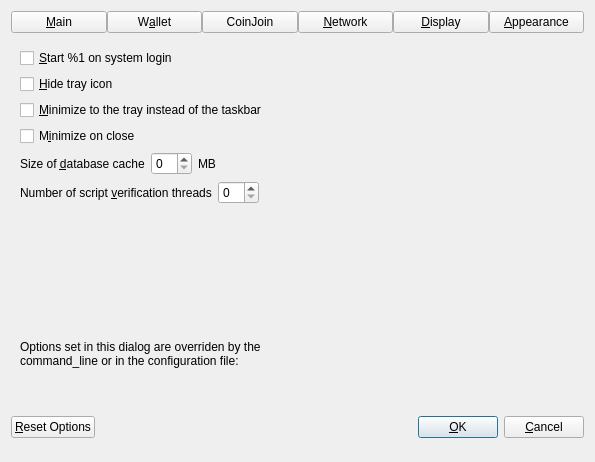
<?xml version="1.0" encoding="UTF-8"?>
<ui version="4.0">
 <class>OptionsDialog</class>
 <widget class="QDialog" name="OptionsDialog">
  <property name="geometry">
   <rect>
    <x>0</x>
    <y>0</y>
    <width>595</width>
    <height>462</height>
   </rect>
  </property>
  <property name="sizePolicy">
   <sizepolicy hsizetype="Fixed" vsizetype="Fixed">
    <horstretch>0</horstretch>
    <verstretch>0</verstretch>
   </sizepolicy>
  </property>
  <property name="windowTitle">
   <string>Options</string>
  </property>
  <property name="modal">
   <bool>true</bool>
  </property>
  <layout class="QVBoxLayout" name="verticalLayout">
   <item>
    <layout class="QHBoxLayout" name="horizontalLayout_Buttons_2">
     <property name="spacing">
      <number>0</number>
     </property>
     <property name="topMargin">
      <number>0</number>
     </property>
     <item>
      <widget class="QPushButton" name="btnMain">
       <property name="text">
        <string>&amp;Main</string>
       </property>
       <property name="checkable">
        <bool>true</bool>
       </property>
      </widget>
     </item>
     <item>
      <widget class="QPushButton" name="btnWallet">
       <property name="text">
        <string>W&amp;allet</string>
       </property>
       <property name="checkable">
        <bool>true</bool>
       </property>
      </widget>
     </item>
     <item>
      <widget class="QPushButton" name="btnCoinJoin">
       <property name="text">
        <string notr="true">CoinJoin</string>
       </property>
       <property name="checkable">
        <bool>true</bool>
       </property>
      </widget>
     </item>
     <item>
      <widget class="QPushButton" name="btnNetwork">
       <property name="text">
        <string>&amp;Network</string>
       </property>
       <property name="checkable">
        <bool>true</bool>
       </property>
      </widget>
     </item>
     <item>
      <widget class="QPushButton" name="btnDisplay">
       <property name="text">
        <string>&amp;Display</string>
       </property>
       <property name="checkable">
        <bool>true</bool>
       </property>
      </widget>
     </item>
     <item>
      <widget class="QPushButton" name="btnAppearance">
       <property name="text">
        <string>&amp;Appearance</string>
       </property>
       <property name="checkable">
        <bool>true</bool>
       </property>
      </widget>
     </item>
    </layout>
   </item>
   <item>
    <widget class="QStackedWidget" name="stackedWidgetOptions">
     <property name="minimumSize">
      <size>
       <width>0</width>
       <height>0</height>
      </size>
     </property>
     <property name="currentIndex">
      <number>0</number>
     </property>
     <widget class="QWidget" name="pageMain">
      <layout class="QVBoxLayout" name="verticalLayout_Main">
       <item>
        <widget class="QCheckBox" name="bitcoinAtStartup">
         <property name="toolTip">
          <string>Automatically start %1 after logging in to the system.</string>
         </property>
         <property name="text">
          <string>&amp;Start %1 on system login</string>
         </property>
        </widget>
       </item>
       <item>
        <widget class="QCheckBox" name="hideTrayIcon">
         <property name="toolTip">
          <string>Hide the icon from the system tray.</string>
         </property>
         <property name="text">
          <string>&amp;Hide tray icon</string>
         </property>
        </widget>
       </item>
       <item>
        <widget class="QCheckBox" name="minimizeToTray">
         <property name="toolTip">
          <string>Show only a tray icon after minimizing the window.</string>
         </property>
         <property name="text">
          <string>&amp;Minimize to the tray instead of the taskbar</string>
         </property>
        </widget>
       </item>
       <item>
        <widget class="QCheckBox" name="minimizeOnClose">
         <property name="toolTip">
          <string>Minimize instead of exit the application when the window is closed. When this option is enabled, the application will be closed only after selecting Exit in the menu.</string>
         </property>
         <property name="text">
          <string>M&amp;inimize on close</string>
         </property>
        </widget>
       </item>
       <item>
        <layout class="QHBoxLayout" name="horizontalLayout_2_Main">
         <item>
          <widget class="QLabel" name="databaseCacheLabel">
           <property name="text">
            <string>Size of &amp;database cache</string>
           </property>
           <property name="textFormat">
            <enum>Qt::PlainText</enum>
           </property>
           <property name="buddy">
            <cstring>databaseCache</cstring>
           </property>
          </widget>
         </item>
         <item>
          <widget class="QSpinBox" name="databaseCache"/>
         </item>
         <item>
          <widget class="QLabel" name="databaseCacheUnitLabel">
           <property name="text">
            <string>MB</string>
           </property>
           <property name="textFormat">
            <enum>Qt::PlainText</enum>
           </property>
          </widget>
         </item>
         <item>
          <spacer name="horizontalSpacer_2_Main">
           <property name="orientation">
            <enum>Qt::Horizontal</enum>
           </property>
           <property name="sizeHint" stdset="0">
            <size>
             <width>40</width>
             <height>20</height>
            </size>
           </property>
          </spacer>
         </item>
        </layout>
       </item>
       <item>
        <layout class="QHBoxLayout" name="horizontalLayout_3_Main">
         <item>
          <widget class="QLabel" name="threadsScriptVerifLabel">
           <property name="text">
            <string>Number of script &amp;verification threads</string>
           </property>
           <property name="textFormat">
            <enum>Qt::PlainText</enum>
           </property>
           <property name="buddy">
            <cstring>threadsScriptVerif</cstring>
           </property>
          </widget>
         </item>
         <item>
          <widget class="QSpinBox" name="threadsScriptVerif">
           <property name="toolTip">
            <string>(0 = auto, &lt;0 = leave that many cores free)</string>
           </property>
          </widget>
         </item>
         <item>
          <spacer name="horizontalSpacer_3_Main">
           <property name="orientation">
            <enum>Qt::Horizontal</enum>
           </property>
           <property name="sizeHint" stdset="0">
            <size>
             <width>40</width>
             <height>20</height>
            </size>
           </property>
          </spacer>
         </item>
        </layout>
       </item>
       <item>
        <spacer name="verticalSpacer_Main">
         <property name="orientation">
          <enum>Qt::Vertical</enum>
         </property>
         <property name="sizeHint" stdset="0">
          <size>
           <width>20</width>
           <height>40</height>
          </size>
         </property>
        </spacer>
       </item>
      </layout>
     </widget>
     <widget class="QWidget" name="pageWallet">
      <layout class="QVBoxLayout" name="verticalLayout_Wallet">
       <item>
        <layout class="QVBoxLayout" name="verticalLayout_2">
         <item>
          <widget class="QCheckBox" name="coinControlFeatures">
           <property name="toolTip">
            <string>Whether to show coin control features or not.</string>
           </property>
           <property name="text">
            <string>Enable coin &amp;control features</string>
           </property>
          </widget>
         </item>
         <item>
          <widget class="QCheckBox" name="showSmartnodesTab">
           <property name="toolTip">
            <string>Show additional tab listing all your smartnodes in first sub-tab&lt;br/&gt;and all smartnodes on the network in second sub-tab.</string>
           </property>
           <property name="text">
            <string>Show Smartnodes Tab</string>
           </property>
          </widget>
         </item>
         <item>
          <widget class="QCheckBox" name="spendZeroConfChange">
           <property name="toolTip">
            <string>If you disable the spending of unconfirmed change, the change from a transaction&lt;br/&gt;cannot be used until that transaction has at least one confirmation.&lt;br/&gt;This also affects how your balance is computed.</string>
           </property>
           <property name="text">
            <string>&amp;Spend unconfirmed change</string>
           </property>
          </widget>
         </item>
         <item>
          <widget class="QCheckBox" name="coinJoinEnabled">
           <property name="toolTip">
            <string>Show mixing interface on Overview screen and reveal an additional screen which allows to spend fully mixed coins only.&lt;br/&gt;A new tab with more settings will also appear in this dialog, please make sure to check them before mixing your coins.</string>
           </property>
           <property name="text">
            <string notr="true">Enable CoinJoin features</string>
           </property>
          </widget>
         </item>
         <item>
          <widget class="QCheckBox" name="hideToolbar">
           <property name="toolTip">
            <string>Automatic hide the toolbar menu interface</string>
           </property>
           <property name="text">
            <string>Auto hide toolbar menu</string>
           </property>
           <property name="tristate">
            <bool>false</bool>
           </property>
          </widget>
         </item>
        </layout>
       </item>
       <item>
        <spacer name="verticalSpacer_Wallet">
         <property name="orientation">
          <enum>Qt::Vertical</enum>
         </property>
         <property name="sizeHint" stdset="0">
          <size>
           <width>20</width>
           <height>40</height>
          </size>
         </property>
        </spacer>
       </item>
      </layout>
     </widget>
     <widget class="QWidget" name="pageCoinJoin">
      <layout class="QVBoxLayout" name="verticalLayout_4">
       <item>
        <widget class="QCheckBox" name="showAdvancedCJUI">
         <property name="toolTip">
          <string>Show additional information and buttons on overview screen.</string>
         </property>
         <property name="text">
          <string>Enable advanced interface</string>
         </property>
        </widget>
       </item>
       <item>
        <widget class="QCheckBox" name="showCoinJoinPopups">
         <property name="toolTip">
          <string>Show system popups for mixing transactions&lt;br/&gt;just like for all other transaction types.</string>
         </property>
         <property name="text">
          <string>Show popups for mixing transactions</string>
         </property>
        </widget>
       </item>
       <item>
        <widget class="QCheckBox" name="lowKeysWarning">
         <property name="toolTip">
          <string>Show warning dialog when the wallet has very low number of keys left.</string>
         </property>
         <property name="text">
          <string>Warn if the wallet is running out of keys</string>
         </property>
        </widget>
       </item>
       <item>
        <widget class="QCheckBox" name="coinJoinMultiSession">
         <property name="toolTip">
          <string>Whether to use experimental mode with multiple mixing sessions per block.&lt;br/&gt;Note: You must use this feature carefully.&lt;br/&gt;Make sure you always have recent wallet (auto)backup in a safe place!</string>
         </property>
         <property name="text">
          <string>Enable &amp;multi-session</string>
         </property>
        </widget>
       </item>
       <item>
        <layout class="QHBoxLayout" name="horizontalLayout_4_Wallet">
         <item>
          <widget class="QLabel" name="lblCoinJoinRoundsText">
           <property name="toolTip">
            <string>This setting determines the amount of individual smartnodes that an input will be mixed through.&lt;br/&gt;More rounds of mixing gives a higher degree of privacy, but also costs more in fees.</string>
           </property>
           <property name="text">
            <string>Mixing rounds</string>
           </property>
          </widget>
         </item>
         <item>
          <widget class="QSpinBox" name="coinJoinRounds">
           <property name="minimum">
            <number>2</number>
           </property>
           <property name="maximum">
            <number>16</number>
           </property>
           <property name="value">
            <number>4</number>
           </property>
          </widget>
         </item>
        </layout>
       </item>
       <item>
        <layout class="QHBoxLayout" name="horizontalLayout">
         <item>
          <widget class="QLabel" name="lblCoinJoinAmountText">
           <property name="toolTip">
            <string>This amount acts as a threshold to turn off mixing once it's reached.</string>
           </property>
           <property name="statusTip">
            <string notr="true"/>
           </property>
           <property name="whatsThis">
            <string notr="true"/>
           </property>
           <property name="accessibleName">
            <string notr="true"/>
           </property>
           <property name="accessibleDescription">
            <string notr="true"/>
           </property>
           <property name="text">
            <string>Target balance</string>
           </property>
          </widget>
         </item>
         <item>
          <widget class="QSpinBox" name="coinJoinAmount">
           <property name="minimum">
            <number>1000</number>
           </property>
           <property name="maximum">
            <number>2000000</number>
           </property>
           <property name="singleStep">
            <number>1000</number>
           </property>
           <property name="value">
            <number>1000000</number>
           </property>
          </widget>
         </item>
        </layout>
       </item>
       <item>
        <spacer name="verticalSpacerPS">
         <property name="orientation">
          <enum>Qt::Vertical</enum>
         </property>
         <property name="sizeHint" stdset="0">
          <size>
           <width>20</width>
           <height>40</height>
          </size>
         </property>
        </spacer>
       </item>
      </layout>
     </widget>
     <widget class="QWidget" name="pageNetwork">
      <layout class="QVBoxLayout" name="verticalLayout_Network">
       <item>
        <widget class="QCheckBox" name="mapPortUpnp">
         <property name="toolTip">
          <string>Automatically open the Keymaker Core client port on the router. This only works when your router supports UPnP and it is enabled.</string>
         </property>
         <property name="text">
          <string>Map port using &amp;UPnP</string>
         </property>
        </widget>
       </item>
       <item>
        <widget class="QCheckBox" name="mapPortNatpmp">
         <property name="toolTip">
          <string>Automatically open the Keymaker Core client port on the router. This only works when your router supports NAT-PMP and it is enabled. The external port could be random.</string>
         </property>
         <property name="text">
          <string>Map port using NA&amp;T-PMP</string>
         </property>
        </widget>
       </item>
       <item>
        <widget class="QCheckBox" name="allowIncoming">
         <property name="toolTip">
          <string>Accept connections from outside.</string>
         </property>
         <property name="text">
          <string>Allow incomin&amp;g connections</string>
         </property>
        </widget>
       </item>
       <item>
        <widget class="QCheckBox" name="connectSocks">
         <property name="toolTip">
          <string>Connect to the Keymaker network through a SOCKS5 proxy.</string>
         </property>
         <property name="text">
          <string>&amp;Connect through SOCKS5 proxy (default proxy):</string>
         </property>
        </widget>
       </item>
       <item>
        <layout class="QHBoxLayout" name="horizontalLayout_1_Network">
         <item>
          <widget class="QLabel" name="proxyIpLabel">
           <property name="text">
            <string>Proxy &amp;IP:</string>
           </property>
           <property name="textFormat">
            <enum>Qt::PlainText</enum>
           </property>
           <property name="buddy">
            <cstring>proxyIp</cstring>
           </property>
          </widget>
         </item>
         <item>
          <widget class="QValidatedLineEdit" name="proxyIp">
           <property name="minimumSize">
            <size>
             <width>140</width>
             <height>0</height>
            </size>
           </property>
           <property name="maximumSize">
            <size>
             <width>140</width>
             <height>16777215</height>
            </size>
           </property>
           <property name="toolTip">
            <string>IP address of the proxy (e.g. IPv4: 127.0.0.1 / IPv6: ::1)</string>
           </property>
          </widget>
         </item>
         <item>
          <widget class="QLabel" name="proxyPortLabel">
           <property name="text">
            <string>&amp;Port:</string>
           </property>
           <property name="textFormat">
            <enum>Qt::PlainText</enum>
           </property>
           <property name="buddy">
            <cstring>proxyPort</cstring>
           </property>
          </widget>
         </item>
         <item>
          <widget class="QLineEdit" name="proxyPort">
           <property name="minimumSize">
            <size>
             <width>60</width>
             <height>0</height>
            </size>
           </property>
           <property name="maximumSize">
            <size>
             <width>60</width>
             <height>16777215</height>
            </size>
           </property>
           <property name="toolTip">
            <string>Port of the proxy (e.g. 9050)</string>
           </property>
          </widget>
         </item>
         <item>
          <spacer name="horizontalSpacer_1_Network">
           <property name="orientation">
            <enum>Qt::Horizontal</enum>
           </property>
           <property name="sizeHint" stdset="0">
            <size>
             <width>40</width>
             <height>20</height>
            </size>
           </property>
          </spacer>
         </item>
        </layout>
       </item>
       <item>
        <layout class="QHBoxLayout" name="horizontalLayout_2_Network">
         <item>
          <widget class="QLabel" name="proxyActiveNets">
           <property name="text">
            <string>Used for reaching peers via:</string>
           </property>
           <property name="textFormat">
            <enum>Qt::PlainText</enum>
           </property>
          </widget>
         </item>
         <item>
          <widget class="QCheckBox" name="proxyReachIPv4">
           <property name="enabled">
            <bool>false</bool>
           </property>
           <property name="toolTip">
            <string>Shows if the supplied default SOCKS5 proxy is used to reach peers via this network type.</string>
           </property>
           <property name="text">
            <string>IPv4</string>
           </property>
          </widget>
         </item>
         <item>
          <widget class="QCheckBox" name="proxyReachIPv6">
           <property name="enabled">
            <bool>false</bool>
           </property>
           <property name="toolTip">
            <string>Shows if the supplied default SOCKS5 proxy is used to reach peers via this network type.</string>
           </property>
           <property name="text">
            <string>IPv6</string>
           </property>
          </widget>
         </item>
         <item>
          <widget class="QCheckBox" name="proxyReachTor">
           <property name="enabled">
            <bool>false</bool>
           </property>
           <property name="toolTip">
            <string>Shows if the supplied default SOCKS5 proxy is used to reach peers via this network type.</string>
           </property>
           <property name="text">
            <string>Tor</string>
           </property>
          </widget>
         </item>
         <item>
          <spacer name="horizontalSpacer_2_Network">
           <property name="orientation">
            <enum>Qt::Horizontal</enum>
           </property>
           <property name="sizeHint" stdset="0">
            <size>
             <width>40</width>
             <height>20</height>
            </size>
           </property>
          </spacer>
         </item>
        </layout>
       </item>
       <item>
        <widget class="QCheckBox" name="connectSocksTor">
         <property name="toolTip">
          <string>Connect to the Keymaker network through a separate SOCKS5 proxy for Tor hidden services.</string>
         </property>
         <property name="text">
          <string>Use separate SOCKS&amp;5 proxy to reach peers via Tor hidden services:</string>
         </property>
        </widget>
       </item>
       <item>
        <layout class="QHBoxLayout" name="horizontalLayout_3_Network">
         <item>
          <widget class="QLabel" name="proxyIpTorLabel">
           <property name="text">
            <string>Proxy &amp;IP:</string>
           </property>
           <property name="textFormat">
            <enum>Qt::PlainText</enum>
           </property>
           <property name="buddy">
            <cstring>proxyIpTor</cstring>
           </property>
          </widget>
         </item>
         <item>
          <widget class="QValidatedLineEdit" name="proxyIpTor">
           <property name="minimumSize">
            <size>
             <width>140</width>
             <height>0</height>
            </size>
           </property>
           <property name="maximumSize">
            <size>
             <width>140</width>
             <height>16777215</height>
            </size>
           </property>
           <property name="toolTip">
            <string>IP address of the proxy (e.g. IPv4: 127.0.0.1 / IPv6: ::1)</string>
           </property>
          </widget>
         </item>
         <item>
          <widget class="QLabel" name="proxyPortTorLabel">
           <property name="text">
            <string>&amp;Port:</string>
           </property>
           <property name="textFormat">
            <enum>Qt::PlainText</enum>
           </property>
           <property name="buddy">
            <cstring>proxyPortTor</cstring>
           </property>
          </widget>
         </item>
         <item>
          <widget class="QLineEdit" name="proxyPortTor">
           <property name="minimumSize">
            <size>
             <width>60</width>
             <height>0</height>
            </size>
           </property>
           <property name="maximumSize">
            <size>
             <width>60</width>
             <height>16777215</height>
            </size>
           </property>
           <property name="toolTip">
            <string>Port of the proxy (e.g. 9050)</string>
           </property>
          </widget>
         </item>
         <item>
          <spacer name="horizontalSpacer_4_Network">
           <property name="orientation">
            <enum>Qt::Horizontal</enum>
           </property>
           <property name="sizeHint" stdset="0">
            <size>
             <width>40</width>
             <height>20</height>
            </size>
           </property>
          </spacer>
         </item>
        </layout>
       </item>
       <item>
        <spacer name="verticalSpacer_Network">
         <property name="orientation">
          <enum>Qt::Vertical</enum>
         </property>
         <property name="sizeHint" stdset="0">
          <size>
           <width>20</width>
           <height>40</height>
          </size>
         </property>
        </spacer>
       </item>
      </layout>
     </widget>
     <widget class="QWidget" name="pageDisplay">
      <layout class="QVBoxLayout" name="verticalLayout_Display">
       <item>
        <layout class="QHBoxLayout" name="horizontalLayout_1_Display">
         <item>
          <widget class="QLabel" name="langLabel">
           <property name="text">
            <string>User Interface &amp;language:</string>
           </property>
           <property name="textFormat">
            <enum>Qt::PlainText</enum>
           </property>
           <property name="buddy">
            <cstring>lang</cstring>
           </property>
          </widget>
         </item>
         <item>
          <widget class="QValueComboBox" name="lang">
           <property name="toolTip">
            <string>The user interface language can be set here. This setting will take effect after restarting %1.</string>
           </property>
          </widget>
         </item>
        </layout>
       </item>
       <item>
        <widget class="QLabel" name="label_3">
         <property name="toolTip">
          <string notr="true"/>
         </property>
         <property name="statusTip">
          <string notr="true"/>
         </property>
         <property name="whatsThis">
          <string notr="true"/>
         </property>
         <property name="accessibleName">
          <string notr="true"/>
         </property>
         <property name="text">
          <string>Language missing or translation incomplete? Help contributing translations here:
https://explore.transifex.com/feathered-inc/</string>
         </property>
         <property name="wordWrap">
          <bool>true</bool>
         </property>
         <property name="openExternalLinks">
          <bool>true</bool>
         </property>
         <property name="textInteractionFlags">
          <set>Qt::TextBrowserInteraction</set>
         </property>
        </widget>
       </item>
       <item>
        <widget class="Line" name="line">
         <property name="orientation">
          <enum>Qt::Horizontal</enum>
         </property>
        </widget>
       </item>
       <item>
        <layout class="QHBoxLayout" name="horizontalLayout_2_Display">
         <item>
          <widget class="QLabel" name="unitLabel">
           <property name="text">
            <string>&amp;Unit to show amounts in:</string>
           </property>
           <property name="textFormat">
            <enum>Qt::PlainText</enum>
           </property>
           <property name="buddy">
            <cstring>unit</cstring>
           </property>
          </widget>
         </item>
         <item>
          <widget class="QValueComboBox" name="unit">
           <property name="toolTip">
            <string>Choose the default subdivision unit to show in the interface and when sending coins.</string>
           </property>
          </widget>
         </item>
        </layout>
       </item>
       <item>
        <layout class="QHBoxLayout" name="horizontalLayout_5_Display">
         <item>
          <widget class="QLabel" name="digitsLabel">
           <property name="text">
            <string>Decimal digits</string>
           </property>
          </widget>
         </item>
         <item>
          <widget class="QValueComboBox" name="digits"/>
         </item>
        </layout>
       </item>
       <item>
        <layout class="QHBoxLayout" name="horizontalLayout_3_Display">
         <item>
          <widget class="QLabel" name="thirdPartyTxUrlsLabel">
           <property name="toolTip">
            <string>Third party URLs (e.g. a block explorer) that appear in the transactions tab as context menu items.&lt;br/&gt;%s in the URL is replaced by transaction hash. Multiple URLs are separated by vertical bar |.</string>
           </property>
           <property name="text">
            <string>&amp;Third party transaction URLs</string>
           </property>
           <property name="buddy">
            <cstring>thirdPartyTxUrls</cstring>
           </property>
          </widget>
         </item>
         <item>
          <widget class="QLineEdit" name="thirdPartyTxUrls">
           <property name="toolTip">
            <string>Third party URLs (e.g. a block explorer) that appear in the transactions tab as context menu items.&lt;br/&gt;%s in the URL is replaced by transaction hash. Multiple URLs are separated by vertical bar |.</string>
           </property>
           <property name="placeholderText">
            <string notr="true">https://example.com/tx/%s</string>
           </property>
          </widget>
         </item>
        </layout>
       </item>
       <item>
        <spacer name="verticalSpacer">
         <property name="orientation">
          <enum>Qt::Vertical</enum>
         </property>
         <property name="sizeHint" stdset="0">
          <size>
           <width>20</width>
           <height>40</height>
          </size>
         </property>
        </spacer>
       </item>
      </layout>
     </widget>
     <widget class="QWidget" name="pageAppearance">
      <layout class="QVBoxLayout" name="verticalLayout_3">
       <item>
        <widget class="QWidget" name="widgetAppearance" native="true"/>
       </item>
       <item>
        <spacer name="verticalSpacer_2">
         <property name="orientation">
          <enum>Qt::Vertical</enum>
         </property>
         <property name="sizeHint" stdset="0">
          <size>
           <width>20</width>
           <height>40</height>
          </size>
         </property>
        </spacer>
       </item>
      </layout>
     </widget>
    </widget>
   </item>
   <item>
    <widget class="QFrame" name="frame">
     <layout class="QVBoxLayout" name="verticalLayout_Bottom">
      <item>
       <layout class="QHBoxLayout" name="horizontalLayout_Bottom">
        <item>
         <widget class="QLabel" name="overriddenByCommandLineInfoLabel">
          <property name="text">
           <string>Options set in this dialog are overriden by the command_line or in the configuration file:</string>
          </property>
          <property name="textFormat">
           <enum>Qt::PlainText</enum>
          </property>
          <property name="wordWrap">
           <bool>true</bool>
          </property>
         </widget>
        </item>
        <item>
         <spacer name="horizontalSpacer_Bottom">
          <property name="orientation">
           <enum>Qt::Horizontal</enum>
          </property>
          <property name="sizeHint" stdset="0">
           <size>
            <width>40</width>
            <height>20</height>
           </size>
          </property>
         </spacer>
        </item>
       </layout>
      </item>
      <item>
       <widget class="QLabel" name="overriddenByCommandLineLabel">
        <property name="text">
         <string/>
        </property>
        <property name="textFormat">
         <enum>Qt::PlainText</enum>
        </property>
        <property name="wordWrap">
         <bool>true</bool>
        </property>
       </widget>
      </item>
     </layout>
    </widget>
   </item>
   <item>
    <layout class="QHBoxLayout" name="horizontalLayout_Buttons">
     <item>
      <widget class="QPushButton" name="resetButton">
       <property name="toolTip">
        <string>Reset all client options to default.</string>
       </property>
       <property name="text">
        <string>&amp;Reset Options</string>
       </property>
       <property name="autoDefault">
        <bool>false</bool>
       </property>
      </widget>
     </item>
     <item>
      <spacer name="horizontalSpacer_1">
       <property name="orientation">
        <enum>Qt::Horizontal</enum>
       </property>
       <property name="sizeHint" stdset="0">
        <size>
         <width>40</width>
         <height>48</height>
        </size>
       </property>
      </spacer>
     </item>
     <item>
      <widget class="QLabel" name="statusLabel">
       <property name="minimumSize">
        <size>
         <width>200</width>
         <height>0</height>
        </size>
       </property>
       <property name="text">
        <string/>
       </property>
       <property name="textFormat">
        <enum>Qt::PlainText</enum>
       </property>
       <property name="wordWrap">
        <bool>true</bool>
       </property>
      </widget>
     </item>
     <item>
      <spacer name="horizontalSpacer_2">
       <property name="orientation">
        <enum>Qt::Horizontal</enum>
       </property>
       <property name="sizeHint" stdset="0">
        <size>
         <width>40</width>
         <height>48</height>
        </size>
       </property>
      </spacer>
     </item>
     <item>
      <widget class="QPushButton" name="okButton">
       <property name="text">
        <string>&amp;OK</string>
       </property>
       <property name="autoDefault">
        <bool>false</bool>
       </property>
       <property name="default">
        <bool>true</bool>
       </property>
      </widget>
     </item>
     <item>
      <widget class="QPushButton" name="cancelButton">
       <property name="text">
        <string>&amp;Cancel</string>
       </property>
       <property name="autoDefault">
        <bool>false</bool>
       </property>
      </widget>
     </item>
    </layout>
   </item>
  </layout>
 </widget>
 <customwidgets>
  <customwidget>
   <class>QValidatedLineEdit</class>
   <extends>QLineEdit</extends>
   <header>qt/qvalidatedlineedit.h</header>
  </customwidget>
  <customwidget>
   <class>QValueComboBox</class>
   <extends>QComboBox</extends>
   <header>qt/qvaluecombobox.h</header>
  </customwidget>
 </customwidgets>
 <resources/>
 <connections/>
</ui>
